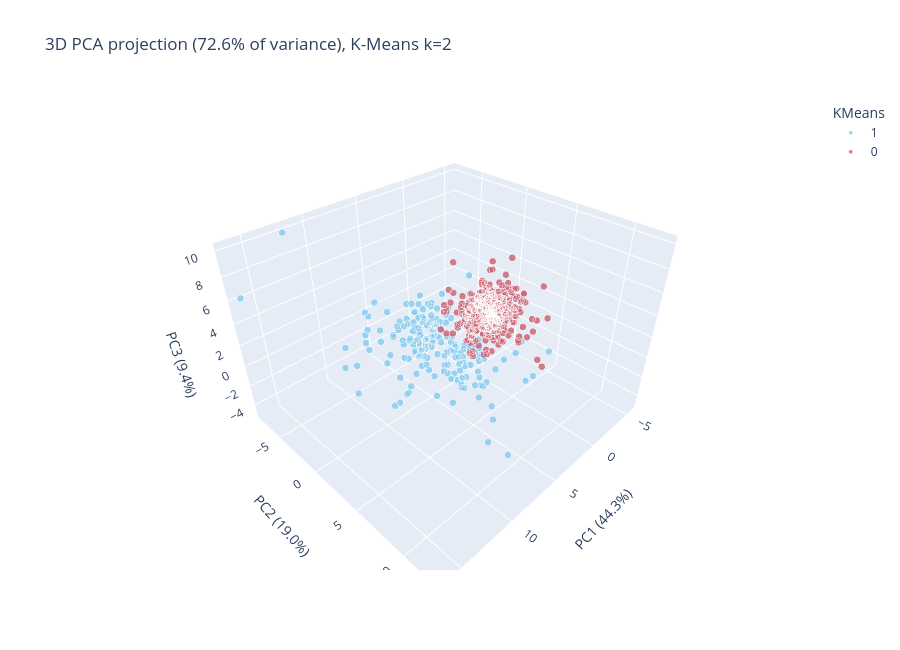

Notebook code for this chart:
### Code cell
# Interactive 3D
fig = px.scatter_3d(df, x="PC1", y="PC2", z="PC3", color="KMeans",
                    hover_data=["Diagnosis (held out)"],
                    title=f"3D PCA projection ({ev[:3].sum():.1%} of variance), K-Means k={K_FINAL}",
                    color_discrete_sequence=px.colors.qualitative.Safe, opacity=.85, height=650)
fig.update_traces(marker=dict(size=4, line=dict(width=.3, color="white")))
fig.update_layout(scene=dict(xaxis_title=f"PC1 ({ev[0]:.1%})",
                             yaxis_title=f"PC2 ({ev[1]:.1%})",
                             zaxis_title=f"PC3 ({ev[2]:.1%})"))
fig.show()

### Figure 1 — Plotly figure (JSON) as saved in the notebook; plotly's stock layout.template omitted (floating-point values rounded to 4 significant figures; data arrays with more than 128 entries replaced by an {"elided": "..."} marker saying what was removed)
{"data": [{"customdata": {"elided": "189x1 str values"}, "hovertemplate": "KMeans=1<br>PC1=%{x}<br>PC2=%{y}<br>PC3=%{z}<br>Diagnosis (held out)=%{customdata[0]}<extra></extra>", "legendgroup": "1", "marker": {"color": "rgb(136, 204, 238)", "line": {"color": "white", "width": 0.3}, "opacity": 0.85, "size": 4, "symbol": "circle"}, "mode": "markers", "name": "1", "scene": "scene", "showlegend": true, "type": "scatter3d", "x": {"elided": "189 float values"}, "y": {"elided": "189 float values"}, "z": {"elided": "189 float values"}}, {"customdata": {"elided": "380x1 str values"}, "hovertemplate": "KMeans=0<br>PC1=%{x}<br>PC2=%{y}<br>PC3=%{z}<br>Diagnosis (held out)=%{customdata[0]}<extra></extra>", "legendgroup": "0", "marker": {"color": "rgb(204, 102, 119)", "line": {"color": "white", "width": 0.3}, "opacity": 0.85, "size": 4, "symbol": "circle"}, "mode": "markers", "name": "0", "scene": "scene", "showlegend": true, "type": "scatter3d", "x": {"elided": "380 float values"}, "y": {"elided": "380 float values"}, "z": {"elided": "380 float values"}}], "layout": {"height": 650, "legend": {"title": {"text": "KMeans"}, "tracegroupgap": 0}, "scene": {"domain": {"x": [0.0, 1.0], "y": [0.0, 1.0]}, "xaxis": {"title": {"text": "PC1 (44.3%)"}}, "yaxis": {"title": {"text": "PC2 (19.0%)"}}, "zaxis": {"title": {"text": "PC3 (9.4%)"}}}, "title": {"text": "3D PCA projection (72.6% of variance), K-Means k=2"}}}
